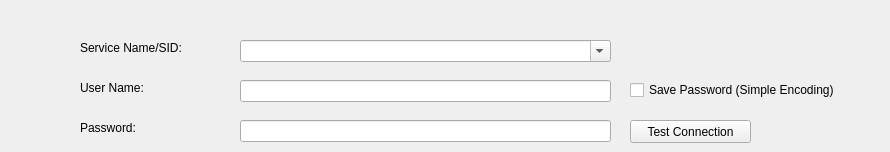
      <widget class="QWidget" name="oracleTargetTab">
       <attribute name="title">
        <string>Oracle</string>
       </attribute>
       <widget class="QLabel" name="label_29">
        <property name="geometry">
         <rect>
          <x>80</x>
          <y>40</y>
          <width>141</width>
          <height>16</height>
         </rect>
        </property>
        <property name="text">
         <string>Service Name/SID:</string>
        </property>
       </widget>
       <widget class="QLineEdit" name="t_oracleUserNameLineEdit">
        <property name="geometry">
         <rect>
          <x>240</x>
          <y>80</y>
          <width>371</width>
          <height>22</height>
         </rect>
        </property>
       </widget>
       <widget class="QLabel" name="label_30">
        <property name="geometry">
         <rect>
          <x>80</x>
          <y>120</y>
          <width>141</width>
          <height>16</height>
         </rect>
        </property>
        <property name="text">
         <string>Password:</string>
        </property>
       </widget>
       <widget class="QPushButton" name="t_oracleTestConnectionButton">
        <property name="enabled">
         <bool>true</bool>
        </property>
        <property name="geometry">
         <rect>
          <x>630</x>
          <y>120</y>
          <width>121</width>
          <height>23</height>
         </rect>
        </property>
        <property name="text">
         <string>Test Connection</string>
        </property>
       </widget>
       <widget class="QLabel" name="label_31">
        <property name="geometry">
         <rect>
          <x>80</x>
          <y>80</y>
          <width>111</width>
          <height>16</height>
         </rect>
        </property>
        <property name="text">
         <string>User Name:</string>
        </property>
       </widget>
       <widget class="QCheckBox" name="t_oracleSavePasswordCheckBox">
        <property name="enabled">
         <bool>true</bool>
        </property>
        <property name="geometry">
         <rect>
          <x>630</x>
          <y>80</y>
          <width>251</width>
          <height>20</height>
         </rect>
        </property>
        <property name="text">
         <string>Save Password (Simple Encoding)</string>
        </property>
       </widget>
       <widget class="QComboBox" name="t_oracleSidComboBox">
        <property name="geometry">
         <rect>
          <x>240</x>
          <y>40</y>
          <width>371</width>
          <height>22</height>
         </rect>
        </property>
        <property name="editable">
         <bool>true</bool>
        </property>
       </widget>
       <widget class="QLineEdit" name="t_oraclePasswordLineEdit">
        <property name="geometry">
         <rect>
          <x>240</x>
          <y>120</y>
          <width>371</width>
          <height>22</height>
         </rect>
        </property>
        <property name="echoMode">
         <enum>QLineEdit::Password</enum>
        </property>
       </widget>
      </widget>
